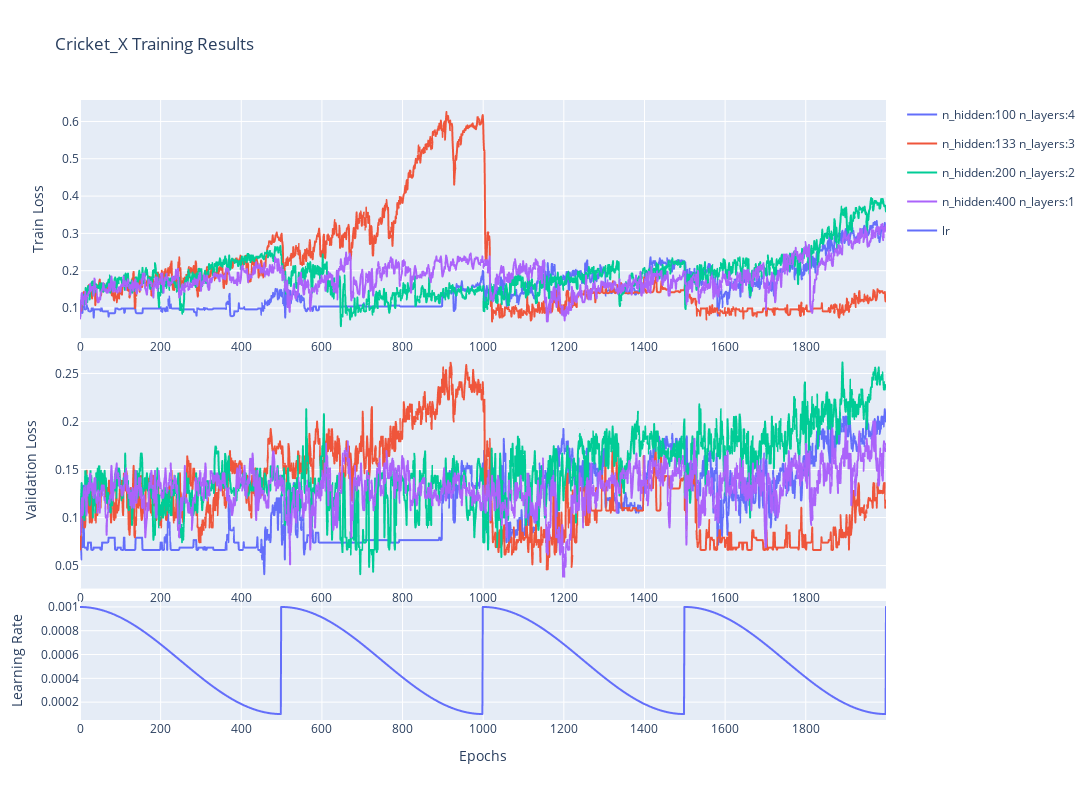

Write notebook code for a chart like this one.
### Code cell
log_files = [
    "../pytorch/experiments/LSTM HS:100 NL:4 05_03_2024_14:25:31/Cricket_X.csv",
    "../pytorch/experiments/LSTM HS:133 NL:3 05_03_2024_14:18:06/Cricket_X.csv",
    "../pytorch/experiments/LSTM HS:200 NL:2 05_03_2024_14:15:38/Cricket_X.csv",
    "../pytorch/experiments/LSTM HS:400 NL:1 05_03_2024_14:12:51/Cricket_X.csv"
]

legend = ['n_hidden:100 n_layers:4', 'n_hidden:133 n_layers:3', 'n_hidden:200 n_layers:2', 'n_hidden:400 n_layers:1']
plot_loss(log_files, legend, "Cricket_X")

### Figure 1 — Plotly figure (JSON) as saved in the notebook; plotly's stock layout.template omitted (floating-point values rounded to 4 significant figures; data arrays with more than 128 entries replaced by an {"elided": "..."} marker saying what was removed)
{"data": [{"hovertemplate": "variable=n_hidden:100 n_layers:4<br>index=%{x}<br>value=%{y}<extra></extra>", "legendgroup": "n_hidden:100 n_layers:4", "line": {"color": "#636efa", "dash": "solid"}, "marker": {"symbol": "circle"}, "mode": "lines", "name": "n_hidden:100 n_layers:4", "showlegend": true, "type": "scattergl", "x": {"elided": "2000 int values"}, "xaxis": "x", "y": {"elided": "2000 float values"}, "yaxis": "y"}, {"hovertemplate": "variable=n_hidden:100 n_layers:4<br>index=%{x}<br>value=%{y}<extra></extra>", "legendgroup": "n_hidden:100 n_layers:4", "line": {"color": "#636efa", "dash": "solid"}, "marker": {"symbol": "circle"}, "mode": "lines", "name": "n_hidden:100 n_layers:4", "showlegend": false, "type": "scattergl", "x": {"elided": "2000 int values"}, "xaxis": "x2", "y": {"elided": "2000 float values"}, "yaxis": "y2"}, {"hovertemplate": "variable=n_hidden:133 n_layers:3<br>index=%{x}<br>value=%{y}<extra></extra>", "legendgroup": "n_hidden:133 n_layers:3", "line": {"color": "#EF553B", "dash": "solid"}, "marker": {"symbol": "circle"}, "mode": "lines", "name": "n_hidden:133 n_layers:3", "showlegend": true, "type": "scattergl", "x": {"elided": "2000 int values"}, "xaxis": "x", "y": {"elided": "2000 float values"}, "yaxis": "y"}, {"hovertemplate": "variable=n_hidden:133 n_layers:3<br>index=%{x}<br>value=%{y}<extra></extra>", "legendgroup": "n_hidden:133 n_layers:3", "line": {"color": "#EF553B", "dash": "solid"}, "marker": {"symbol": "circle"}, "mode": "lines", "name": "n_hidden:133 n_layers:3", "showlegend": false, "type": "scattergl", "x": {"elided": "2000 int values"}, "xaxis": "x2", "y": {"elided": "2000 float values"}, "yaxis": "y2"}, {"hovertemplate": "variable=n_hidden:200 n_layers:2<br>index=%{x}<br>value=%{y}<extra></extra>", "legendgroup": "n_hidden:200 n_layers:2", "line": {"color": "#00cc96", "dash": "solid"}, "marker": {"symbol": "circle"}, "mode": "lines", "name": "n_hidden:200 n_layers:2", "showlegend": true, "type": "scattergl", "x": {"elided": "2000 int values"}, "xaxis": "x", "y": {"elided": "2000 float values"}, "yaxis": "y"}, {"hovertemplate": "variable=n_hidden:200 n_layers:2<br>index=%{x}<br>value=%{y}<extra></extra>", "legendgroup": "n_hidden:200 n_layers:2", "line": {"color": "#00cc96", "dash": "solid"}, "marker": {"symbol": "circle"}, "mode": "lines", "name": "n_hidden:200 n_layers:2", "showlegend": false, "type": "scattergl", "x": {"elided": "2000 int values"}, "xaxis": "x2", "y": {"elided": "2000 float values"}, "yaxis": "y2"}, {"hovertemplate": "variable=n_hidden:400 n_layers:1<br>index=%{x}<br>value=%{y}<extra></extra>", "legendgroup": "n_hidden:400 n_layers:1", "line": {"color": "#ab63fa", "dash": "solid"}, "marker": {"symbol": "circle"}, "mode": "lines", "name": "n_hidden:400 n_layers:1", "showlegend": true, "type": "scattergl", "x": {"elided": "2000 int values"}, "xaxis": "x", "y": {"elided": "2000 float values"}, "yaxis": "y"}, {"hovertemplate": "variable=n_hidden:400 n_layers:1<br>index=%{x}<br>value=%{y}<extra></extra>", "legendgroup": "n_hidden:400 n_layers:1", "line": {"color": "#ab63fa", "dash": "solid"}, "marker": {"symbol": "circle"}, "mode": "lines", "name": "n_hidden:400 n_layers:1", "showlegend": false, "type": "scattergl", "x": {"elided": "2000 int values"}, "xaxis": "x2", "y": {"elided": "2000 float values"}, "yaxis": "y2"}, {"hovertemplate": "variable=lr<br>index=%{x}<br>value=%{y}<extra></extra>", "legendgroup": "lr", "line": {"color": "#636efa", "dash": "solid"}, "marker": {"symbol": "circle"}, "mode": "lines", "name": "lr", "showlegend": true, "type": "scattergl", "x": {"elided": "2000 int values"}, "xaxis": "x3", "y": {"elided": "2000 float values"}, "yaxis": "y3"}], "layout": {"height": 800, "title": {"text": "Cricket_X Training Results"}, "width": 1500, "xaxis": {"anchor": "y", "domain": [0, 1]}, "xaxis2": {"anchor": "y2", "domain": [0, 1]}, "xaxis3": {"anchor": "y3", "domain": [0, 1], "title": {"text": "Epochs"}}, "yaxis": {"anchor": "x", "domain": [0.616, 1], "title": {"text": "Train Loss"}}, "yaxis2": {"anchor": "x2", "domain": [0.212, 0.596], "title": {"text": "Validation Loss"}}, "yaxis3": {"anchor": "x3", "domain": [0, 0.192], "title": {"text": "Learning Rate"}}}}
